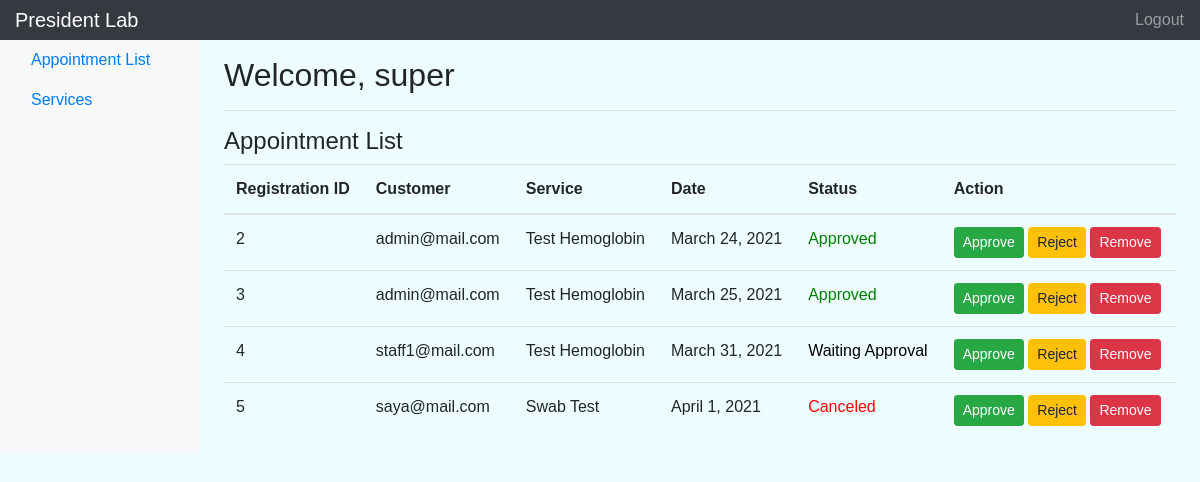
/appointment/staff/list (signed in), run on the app's committed database.
### account/models.py (models this page shows, shortened)
class Account(AbstractBaseUser):
    email           = models.EmailField(verbose_name='email', max_length=60, unique = True)
    first_name      = models.CharField(max_length=30)
    last_name       = models.CharField(max_length=30)
    date_of_birth   = models.DateField(verbose_name='date of birth')
    address         = models.CharField(max_length=100)
    phone           = models.PositiveIntegerField(verbose_name='phone number')
    date_joined     = models.DateTimeField(verbose_name="date joined", auto_now_add=True)
    is_admin        = models.BooleanField(default=False)
    is_staff        = models.BooleanField(default=False)
    is_superuser    = models.BooleanField(default=False)
    USERNAME_FIELD = 'email'
    objects = CustomAccountManager()
    def __str__(self):
        return self.email

### appointment/models.py (models this page shows, shortened)
class Appointment(models.Model):
    registration_id = models.PositiveIntegerField(unique=True)
    customer        = models.ForeignKey(settings.AUTH_USER_MODEL, on_delete=models.CASCADE)
    service         = models.ForeignKey(Services, on_delete=models.CASCADE)
    date            = models.DateField(verbose_name='date')
    status          = models.CharField(max_length=2, choices=STATUS_CHOICES, default='WA')
    class Meta:
        ordering=["registration_id"]

### services/models.py (models this page shows)
class Services(models.Model):
    service_id = models.PositiveIntegerField(unique=True)
    service = models.CharField(max_length=50)
    description = models.CharField(max_length=200)
    price = models.IntegerField(default=0, verbose_name='price')
    def __str__(self):
        return self.service

### appointment/views.py (the view)
# urls.py: path('staff/list', appointment_list_view, name = "list"),
def appointment_list_view(request):
    context = {}
    try :
        appointments = Appointment.objects.all()
        context['appointments'] = appointments
        return render(request, 'appointment/appointment_list.html', context)
    except Appointment.DoesNotExist:
        return render(request, 'appointment/appointment_list.html')

### appointment/templates/appointment/appointment_list.html
{% extends 'dashboard.html'%}
{% block dashboard_content %}
<section id="appointment-list">
    <h3>Appointment List</h3>
    <table class="table">
      <thead>
        <tr>
          <th scope="col">Registration ID</th>
          <th scope="col">Customer</th>
          <th scope="col">Service</th>
          <th scope="col">Date</th>
          <th scope="col">Status</th>
          <th scope="col">Action</th>
        </tr>
      </thead>
      <tbody>
        {% for appointment in appointments %}
        <tr>
          <td scope="row">{{appointment.registration_id}}</td>
          <td scope="row">{{appointment.customer}}</td>
          <td scope="row">{{appointment.service}}</td>
          <td scope="row">{{appointment.date}}</td>
          {% if appointment.status == "WA" %}
          <td scope="row" style="color: black;">Waiting Approval</td>
          {% elif appointment.status == "A" %}
          <td scope="row" style="color: green;">Approved</td>
          {% elif appointment.status == "C" %}
          <td scope="row" style="color: red;">Canceled</td>
          {% elif appointment.status == "R" %}
          <td scope="row" style="color: red;">Rejected</td>
          {% else %}
          <td scope="row" style="color: gray;">Finished</td>
          {% endif %}
          <td scope="row">
            <span><a href="{% url 'appointment:change-status' id=appointment.registration_id status='A' %}" class="btn btn-success btn-sm">Approve</a></span>
            <span><a href="{% url 'appointment:change-status' id=appointment.registration_id status='R' %}" class="btn btn-warning btn-sm">Reject</a></span>
            <span><a href="{% url 'appointment:delete' appointment.registration_id %}" class="btn btn-danger btn-sm">Remove</a></span>
          </td>
        </tr>
        {% endfor %}
      </tbody>
    </table>
  </section>
{% endblock dashboard_content %}

### templates/dashboard.html
{% extends 'base.html' %}
{% block content %}
    <nav class="navbar navbar-dark sticky-top bg-dark flex-md-nowrap p-0">
      <a class="navbar-brand col-sm-3 col-md-2 mr-0" href="#">President Lab</a>
      <ul class="navbar-nav px-3">
        <li class="nav-item text-nowrap">
          <a class="nav-link" href="{% url 'logout'%}">Logout</a>
        </li>
      </ul>
    </nav>
    <div class="container-fluid">
      <div class="row">
        <nav class="col-md-2 d-none d-md-block bg-light sidebar">
          <div class="sidebar-sticky">
            <ul class="nav flex-column">
              {% if not request.user.is_staff %}
              <li class="nav-item">
                <a class="nav-link" href="{% url 'appointment:add' %}">
                  Make an Appointment
                </a>
              </li>
              <li class="nav-item">
                <a class="nav-link" href="{% url 'appointment:status' %}">
                  Appointment Status
                </a>
              </li>
              {% else %}
              <li class="nav-item">
                <a class="nav-link" href="{% url 'appointment:list' %}">
                  Appointment List
                </a>
              </li>
              <li class="nav-item">
                <a class="nav-link" href="{% url 'services:list' %}">
                  Services
                </a>
              </li>
              {% endif %}
            </ul>
          </div>
        </nav>
        <main role="main" class="col-md-9 ml-sm-auto col-lg-10 pt-3 px-4">
          <div class="d-flex justify-content-between flex-wrap flex-md-nowrap align-items-center pb-2 mb-3 border-bottom">
            <h1 class="h2">Welcome, {{user.first_name}}</h1>
          </div>
          {% block dashboard_content %}
          {% endblock dashboard_content %}
        </main>
      </div>
    </div>
{% endblock content%}

### static/css/style.css (style rules this page uses)
body { font-family: 'Lucida Sans', 'Lucida Sans Regular', 'Lucida Grande', 'Lucida Sans Unicode', Geneva, Verdana, sans-serif; background-color: rgb(238, 253, 255); }
h1 { font-weight: 900; font-size: 3rem; }
h3 { font-weight: 500; font-size: 1.5rem; }
.navbar { background-color: rgb(238, 253, 255); }

### data on the page
Account: first_name "super"
Appointment: registration_id "2", customer "admin@mail.com", service "Test Hemoglobin", date "March 24, 2021", status "Approved"
Appointment: registration_id "3", customer "admin@mail.com", service "Test Hemoglobin", date "March 25, 2021", status "Approved"
Appointment: registration_id "4", customer "staff1@mail.com", service "Test Hemoglobin", date "March 31, 2021", status "Waiting Approval"
Appointment: registration_id "5", customer "saya@mail.com", service "Swab Test", date "April 1, 2021", status "Canceled"
